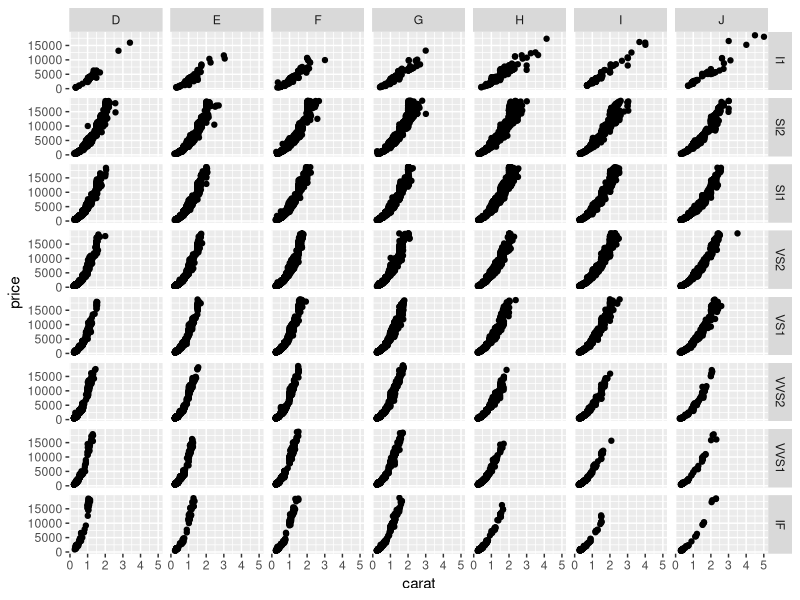

The R script that drew this image:
## ---- chunk 1
knitr::opts_chunk$set(echo = TRUE, eval = FALSE)
## ---- chunk 2
library(ggplot2)
qplot(carat, price, data=diamonds, facets=clarity~color)
